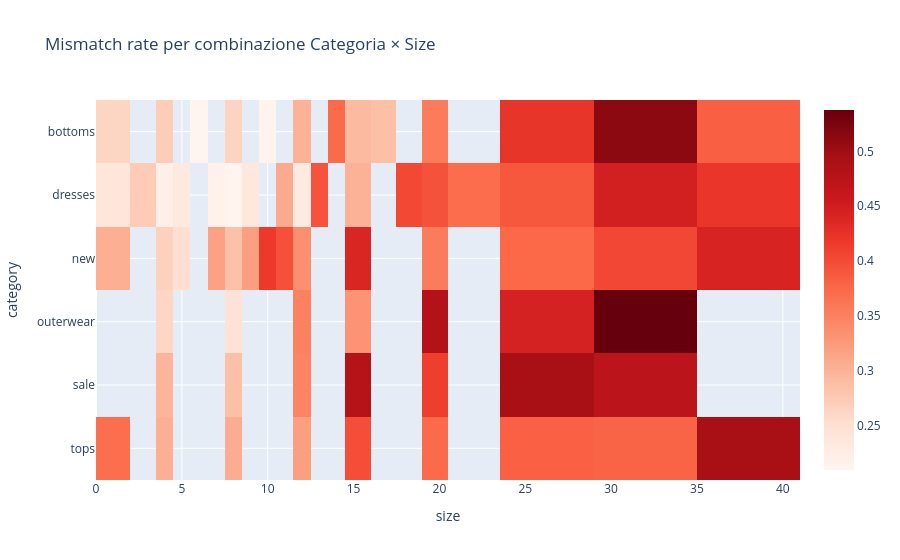

The cell this chart's notebook holds for it:
### Code cell
heatmap_data = combo_tbl.pivot(
    index="category",
    columns="size",
    values="mismatch_rate"
)

fig = px.imshow(
    heatmap_data,
    aspect="auto",
    color_continuous_scale="Reds",
    title="Mismatch rate per combinazione Categoria × Size"
)

fig.show()

### Figure 1 — Plotly figure (JSON) as saved in the notebook; plotly's stock layout.template omitted (floating-point values rounded to 4 significant figures)
{"data": [{"coloraxis": "coloraxis", "hovertemplate": "size: %{x}<br>category: %{y}<br>color: %{z}<extra></extra>", "name": "0", "type": "heatmap", "x": [1, 3, 4, 5, 6, 7, 8, 9, 10, 11, 12, 13, 14, 15, 17, 18, 20, 21, 26, 32, 38], "xaxis": "x", "y": ["bottoms", "dresses", "new", "outerwear", "sale", "tops"], "yaxis": "y", "z": [[0.2629, NaN, 0.2713, NaN, 0.2096, NaN, 0.2638, NaN, 0.2137, NaN, 0.3002, NaN, 0.3722, 0.2924, 0.2865, NaN, 0.3563, NaN, 0.4221, 0.5124, 0.3829], [0.2399, 0.2743, 0.2208, 0.2326, NaN, 0.2163, 0.2122, 0.2378, NaN, 0.3084, 0.2317, 0.3934, NaN, 0.3008, NaN, 0.4036, 0.3946, 0.3709, 0.3896, 0.4476, 0.4203], [0.3041, NaN, 0.2677, 0.2518, NaN, 0.3175, 0.2851, 0.3198, 0.4167, 0.396, 0.3359, NaN, NaN, 0.4394, NaN, NaN, 0.3554, NaN, 0.3744, 0.4043, 0.4419], [NaN, NaN, 0.2618, NaN, NaN, NaN, 0.2466, NaN, NaN, NaN, 0.3504, NaN, NaN, 0.3312, NaN, NaN, 0.4825, NaN, 0.4452, 0.5377, NaN], [NaN, NaN, 0.2973, NaN, NaN, NaN, 0.2863, NaN, NaN, NaN, 0.3466, NaN, NaN, 0.4798, NaN, NaN, 0.4124, NaN, 0.4921, 0.4729, NaN], [0.3693, NaN, 0.3034, NaN, NaN, NaN, 0.306, NaN, NaN, NaN, 0.3192, NaN, NaN, 0.3988, NaN, NaN, 0.3724, NaN, 0.3821, 0.3788, 0.4931]]}], "layout": {"coloraxis": {"colorscale": [[0, "rgb(255,245,240)"], [0.125, "rgb(254,224,210)"], [0.25, "rgb(252,187,161)"], [0.375, "rgb(252,146,114)"], [0.5, "rgb(251,106,74)"], [0.625, "rgb(239,59,44)"], [0.75, "rgb(203,24,29)"], [0.875, "rgb(165,15,21)"], [1, "rgb(103,0,13)"]]}, "title": {"text": "Mismatch rate per combinazione Categoria × Size"}, "xaxis": {"anchor": "y", "domain": [0, 1], "title": {"text": "size"}}, "yaxis": {"anchor": "x", "autorange": "reversed", "domain": [0, 1], "title": {"text": "category"}}}}
